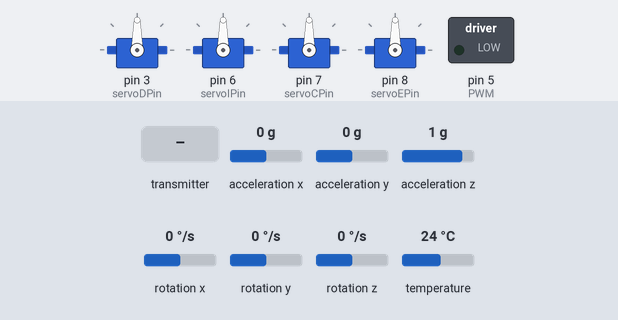
A sketch run on a simulated Arduino Uno, built with avr-gcc and run on an emulated ATmega328P. Parts: 4 × servo, switched loads named in the sketch (green lamp = pin HIGH). The test bench sets the inputs (shaded band); at power-on: rotation x 0 °/s, rotation z 0 °/s, rotation y 0 °/s, acceleration x 0 g, acceleration y 0 g, acceleration z 1 g, temperature 24 °C. No radio packets arrive unless stated; what the sketch prints to the serial monitor is not drawn.

Above: at 1.2 s.
1.3 s: the transmitter starts sending xr = 0
At 2.1 s:
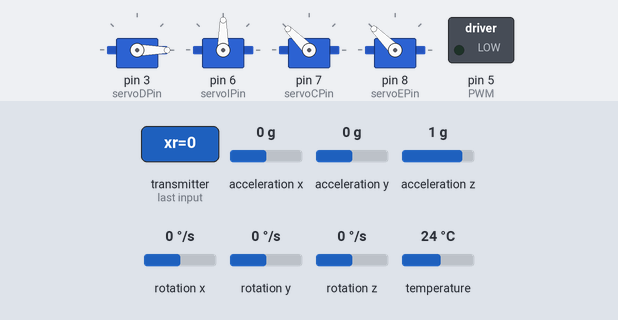
2.8 s: rotation x set to -100 °/s
At 4.4 s:
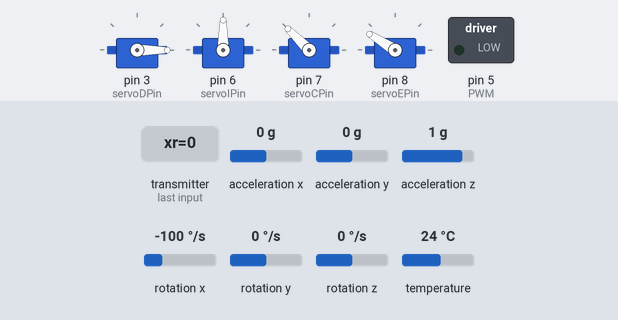
5.8 s: rotation z set to 192 °/s
At 6.08 s:
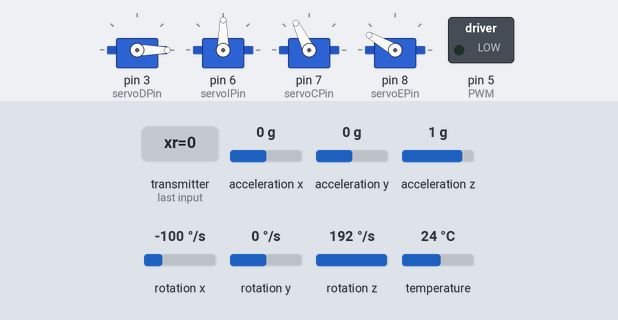
8.8 s: the transmitter starts sending yr = 1023
At 10.53 s:
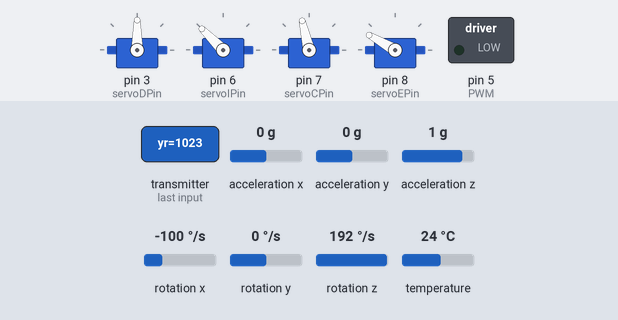
11.8 s: rotation y set to 192 °/s
At 17.9 s:
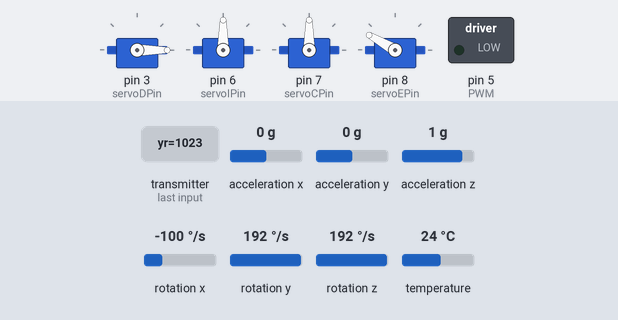
Timing chart, 0 to 18.2 s (numbered marks = the images above; inputs shaded):
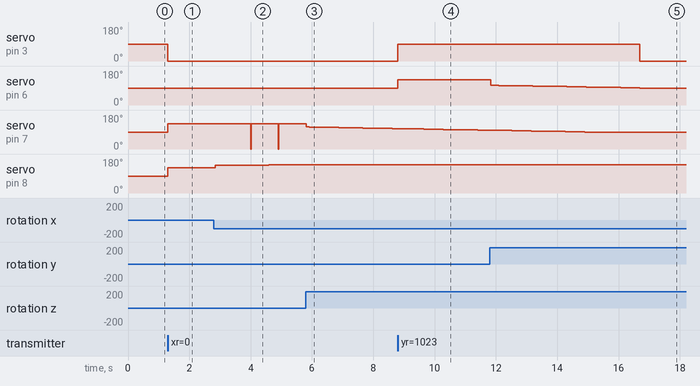

Measured:
- after the input at 1.3 s, servo on pin 3 (servoDPin): 90° → 0° at once; servo on pin 7 (servoCPin), servo on pin 8 (servoEPin): 90° → 135° at once
- after the input at 2.8 s, servo on pin 7 (servoCPin): alternates 135° for 0.88 s and 0° for 0.02 s, starting after 1.2 s; servo on pin 8 (servoEPin): moves from 135° to 150° over 2.3 s, starting at once
- after the input at 5.8 s, servo on pin 7 (servoCPin): moves from 135° to 108° over 2.8 s, starting at once
- after the input at 8.8 s, servo on pin 3 (servoDPin): 0° → 90° at once; servo on pin 6 (servoIPin): 90° → 135° at once
- after the input at 11.8 s, servo on pin 3 (servoDPin): 90° → 0° after 4.9 s; servo on pin 6 (servoIPin): moves from 135° to 90° over 4.9 s, starting at once

The sketch:

Avion.ino
```cpp
#include <SPI.h>
#include <nRF24L01.h>
#include <RF24.h>
#include <Servo.h>
#include <Adafruit_MPU6050.h>
#include <Adafruit_Sensor.h>
#include <Wire.h>
Adafruit_MPU6050 mpu;


const int buzzerPin = 2;
const int servoDPin = 3;
const int servoIPin = 6;
const int servoCPin = 7;
const int servoEPin = 8;

#define PWM 5

RF24 radio(9, 10); // CE, CSN

const byte address[6] = "00001";

struct Data {
  int xr;
  int yr;
  int xl;
  int yl;
  int p;
  bool button;
};

Data data;
Servo servoD;
Servo servoI;
Servo servoC;
Servo servoE;

class PID {
  public:
    PID(float kp, float ki, float kd) {
      this->kp = kp;
      this->ki = ki;
      this->kd = kd;
      this->previousError = 0;
      this->integral = 0;
    }

    float compute(float setpoint, float measured) {
      float error = setpoint - measured;
      this->integral += error;
      float derivative = error - this->previousError;
      this->previousError = error;
      return (kp * error) + (ki * this->integral) + (kd * derivative);
    }

  private:
    float kp;
    float ki;
    float kd;
    float previousError;
    float integral;
};

//kp, ki and kd values
PID pidPitch(15, 0.1, 0.04);
PID pidRoll(20, 0.1, 0.04);
PID pidYaw(12, 0.1, 0.04);

void setup() {
  Serial.begin(9600);
  pinMode(buzzerPin, OUTPUT);
  // Set motor control pins as outputs
  pinMode(PWM, OUTPUT);
  // Set servo pins
  servoD.attach(servoDPin);
  servoI.attach(servoIPin);
  servoC.attach(servoCPin);
  servoE.attach(servoEPin);
  radio.begin();
  radio.openReadingPipe(0, address);
  radio.setPALevel(RF24_PA_MIN);
  radio.startListening();
  // Try to initialize!
  if (!mpu.begin()) {
    Serial.println("Failed to find MPU6050 chip");
  } else{
    Serial.println("MPU6050 Found!");
    // set accelerometer range to +-8G
    mpu.setAccelerometerRange(MPU6050_RANGE_8_G);
    // set gyro range to +- 500 deg/s
    mpu.setGyroRange(MPU6050_RANGE_500_DEG);
    // set filter bandwidth to 21 Hz
    mpu.setFilterBandwidth(MPU6050_BAND_21_HZ);
  }
}

void loop() {
  sensors_event_t a, g, temp;
  mpu.getEvent(&a, &g, &temp);

  if (radio.available()) {
    radio.read(&data, sizeof(data));

    int xr = data.xr;
    int yr = data.yr;
    int xl = data.xl;
    int yl = data.yl;
    int p = data.p;
    bool button = data.button;
    // Control del buzzer
    if (button) {
      tone(buzzerPin, 1000); // 1000 Hz
    } else {
      noTone(buzzerPin);
      servoC.write(0);
    }

  // Initialize motor speed
  int motorSpeed = 0;
  float motorMult = 0.0;
  int motorpSpeed = 0;
  float motorjSpeed = 0;

  motorpSpeed = map(float(p), 0, 1023, 0, 127);

  if (xl < 450) {
    motorjSpeed = map(xl, 450, 0, 100, 0);
  } else if (xl > 550) {
    motorjSpeed = map(xl, 550, 1023, 100, 200);
  } else if (450 < xl < 550){
    motorjSpeed = 100;
  }
  motorMult = motorjSpeed / 100;
  motorSpeed = motorpSpeed * motorMult;
  analogWrite(PWM, (motorSpeed));

  float pitch = g.gyro.x;
  float roll = g.gyro.y;
  float yaw = g.gyro.z;

  // Serial.print("Gyro X: ");
  // Serial.print(pitch);
  // Serial.print(" | Gyro Y: ");
  // Serial.print(roll);
  // Serial.print(" | Gyro Z: ");
  // Serial.println(yaw);

  // Joystick pitch and roll mapping
  int jpitch = map(xr, 0, 1023, 180, 0);
  int jroll = map(yr, 0, 1023, 0, 180);
  int jyaw = map(yl, 0, 1023, 180, 0);

  // Set points (0 for stability)
  float desiredPitch = 0;
  float desiredRoll = 0;
  float desiredYaw = 0;

  // PID Correction
  float correctionPitch = pidPitch.compute(desiredPitch, pitch);
  float correctionRoll = pidRoll.compute(desiredRoll, roll);
  float correctionYaw = pidYaw.compute(desiredYaw, yaw);

  // Set correction mapped to servos
  int pitchmap = constrain(map(correctionPitch, -100, 100, 0, 180), 0, 180);
  int rollmap = constrain(map(correctionRoll, -100, 100, 0, 180), 0, 180);
  int yawmap = constrain(map(correctionYaw, -100, 100, 0, 180), 0, 180);

  // Set pitch
  int rpitch = (pitchmap+jpitch)/2;

  // Set roll
  int rroll = (rollmap+jroll)/2;

  // Set yaw
  int ryaw = (yawmap+jyaw) /2;

  // Set final position
  int servoEPosition = constrain(rpitch, 50, 150);
  int servoDPosition = constrain(map(rroll, 0, 180, 180, 0), 90, 0);
  int servoIPosition = constrain(rroll, 90, 180);
  int servoCPosition = constrain(ryaw, 40, 140);


  servoD.write(servoDPosition);
  servoI.write(servoIPosition);
  servoC.write(servoCPosition);
  servoE.write(servoEPosition);

  Serial.print("Servo D: ");
  Serial.print(servoDPosition);
  Serial.print(" | Servo I: ");
  Serial.print(servoIPosition);
  Serial.print(" | Servo C: ");
  Serial.print("rroll: ");
  Serial.print(rroll);
  // Serial.print(servoCPosition);
  // Serial.print(" | Motor  J Speed: ");
  // Serial.print(motorjSpeed);
  // Serial.print(" | Motor  Mult: ");
  // Serial.print(motorMult);
  // Serial.print(" | Motor  Speed: ");
  // Serial.println(motorSpeed);

  }

}
```
